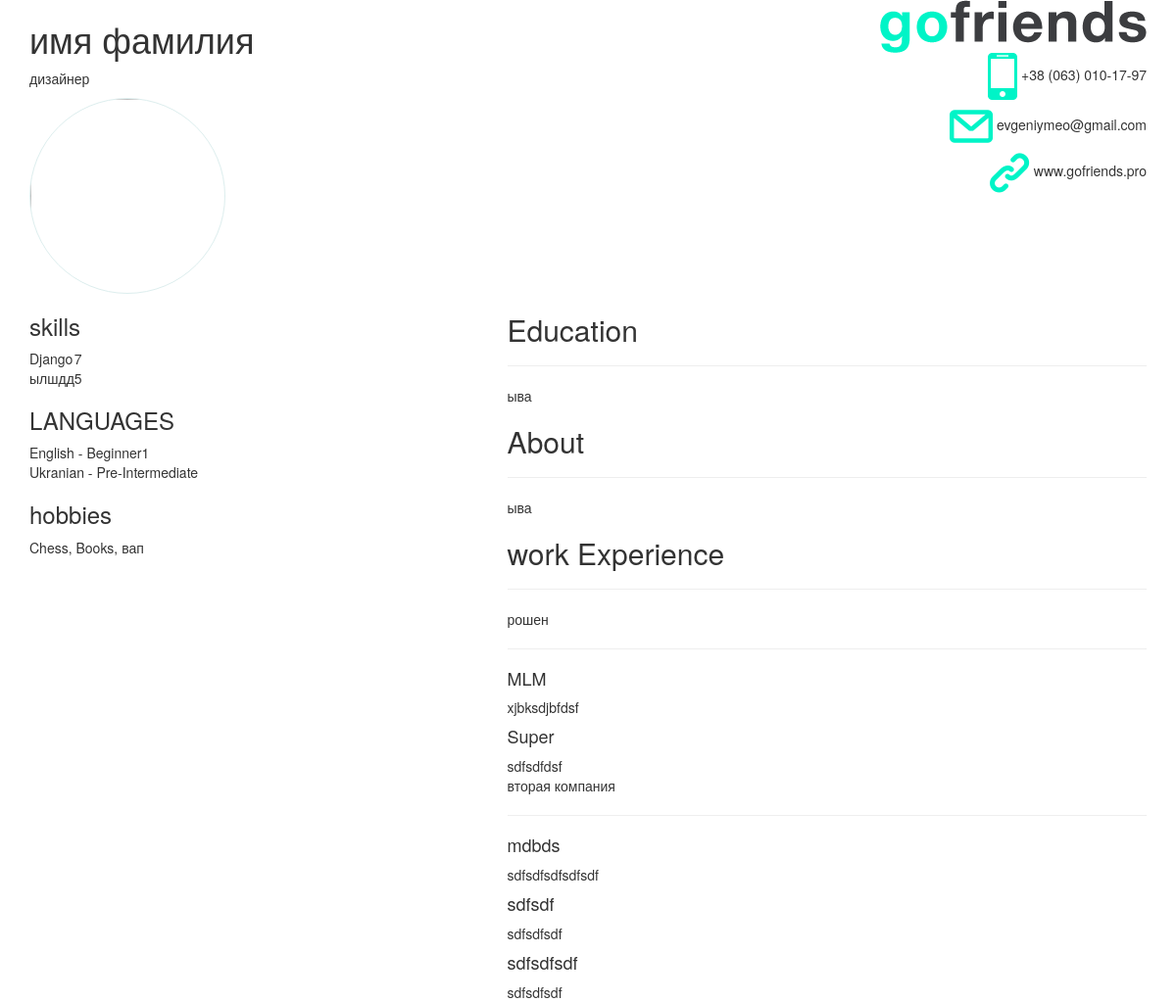
Screenshot of /users/2/ with the database file from the repository.
### profile_re/models.py (models this page shows, shortened)
class Profile(AbstractDateModel):
    user = models.OneToOneField(User, on_delete=models.CASCADE)
    avatar = models.ImageField(verbose_name='Фотография', upload_to=set_profile_image_name, blank=True, null=True, default=None)
    position = models.CharField(verbose_name='Должность', max_length=255)
    education = models.TextField(verbose_name='Образование')
    about = models.TextField(verbose_name='О себе')

class HobieUser(AbstractDateModel):
    user = models.ForeignKey(Profile, on_delete=models.CASCADE)
    hobie = models.ForeignKey(Hobie, on_delete=models.CASCADE)

class Hobie(AbstractDateModel):
    title = models.CharField(max_length=200)
    def __str__(self):
        return self.title

### skills_re/models.py (models this page shows, shortened)
class SkillLevel(AbstractDateModel):
    user = models.ForeignKey(Profile, on_delete=models.CASCADE)
    skill = models.ForeignKey(Skill, on_delete=models.CASCADE)
    level = models.CharField(choices=levels, max_length=255, blank=True, null=True)

class Skill(AbstractDateModel):
    title = models.CharField(max_length=100)
    def __str__(self):
        return self.title

class UserLanguageLevel(AbstractDateModel):
    user = models.ForeignKey(Profile, on_delete=models.CASCADE)
    language = models.ForeignKey(Language, on_delete=models.CASCADE)
    level = models.ForeignKey(LanguageLevel, on_delete=models.CASCADE)

class Language(AbstractDateModel):
    title = models.CharField(max_length=100)
    def __str__(self):
        return self.title

class LanguageLevel(AbstractDateModel):
    title = models.CharField(max_length=100)
    def __str__(self):
        return self.title

### projects_re/models.py (models this page shows, shortened)
class Company(AbstractDateModel):
    user = models.ForeignKey(Profile, on_delete=models.CASCADE)
    title = models.CharField(max_length=200)
    date_start = models.DateField()
    date_finish = models.DateField(blank=True, null=True)
    position = models.CharField(max_length=255)
    description = models.TextField()

class Project(AbstractDateModel):
    company = models.ForeignKey(Company, on_delete=models.CASCADE)
    title = models.CharField(max_length=200)
    description = models.TextField()

### profile_re/views.py (the view)
# urls.py: path('<int:pk>/', UserDetail.as_view(), name='user'),
class UserDetail(DetailView):
    template_name = 'profile_re/user.html'
    context_object_name = 'user'
    def get_object(self, queryset=None):
        return User.objects.select_related('profile').prefetch_related(
            'profile__skilllevel_set',
            'profile__userlanguagelevel_set',
            'profile__hobieuser_set',
            'profile__company_set',
        ).get(id=self.kwargs.get('pk'))

### profile_re/templates/profile_re/user.html (shortened to what this page needs)
{% extends 'base.html' %}
{% load static %}
{% block content %}
<div class="container">
    <div class="row">
        <div class="col-md-8">
            <h1 class="single__name">{{ user.get_full_name }}</h1>
            <p>{{ user.profile.position }}</p>
            <img class="avatar" src="{% if user.image %}{{ user.image.url }}{% else %}http://www.geeksinc.net/wp-content/uploads/2016/05/home-user-icon-1.png{% endif %}">
        </div>
        <div class="col-md-4" style="text-align: right;">
            <img src="{% static 'theme_first/img/logo.png' %}">
            <div class="company__info">
                <div class="company__item">
                    <p><img src="{% static 'theme_first/img/smartphone.png' %}"> +38 (063) 010-17-97</p>
                </div>
                <div class="company__item">
                    <p><img src="{% static 'theme_first/img/message-closed-envelope.png' %}"> evgeniymeo@gmail.com</p>
                </div>
                <div class="company__item">
                    <p><img src="{% static 'theme_first/img/web-link.png' %}"> www.gofriends.pro</p>
                </div>
            </div>
        </div>
    </div>
    <div class="row">
        <div class="col-md-5">
            <h3>skills</h3>
            <table>
                {% for skill in user.profile.skilllevel_set.all %}
                <tr>
                    <td>{{ skill.skill }}</td>
                    <td>{{ skill.level }}</td>
                </tr>
                {% endfor %}
            </table>
            <h3>LANGUAGES</h3>
            <table>
                {% for lang in user.profile.userlanguagelevel_set.all %}
                <tr>
                    <td>{{ lang.language }} - {{ lang.level }}</td>
                </tr>
                {% endfor %}
            </table>
            <h3>hobbies</h3>
            <table>
                <p>
                    {% for hobie in user.profile.hobieuser_set.all %}
                        {{ hobie.hobie }}{% if forloop.last %}{% else %}, {% endif %}
                    {% endfor %}
                </p>
            </table>
        </div>
        <div class="col-md-7">
            <div class="center__info">
                <h2>Education</h2>
                <hr>
                <p>{{ user.profile.education | safe }}</p>
            </div>
            <div class="center__info">
                <h2>About</h2>
                <hr>
                <p>{{ user.profile.about | safe }}</p>
            </div>
            <div class="center__info">
                <h2>work Experience</h2>
                <hr>
                {% for comp in user.profile.company_set.all %}
                <div class="company_set">
                    {{ comp.title }}
                    <hr>
                    {% for proj in comp.project_set.all %}
                    <div class="projects_set">
                        <h4>{{ proj.title }}</h4>
                        <div>{{ proj.description }}</div>
                    </div>
                    {% endfor %}
                </div>
                {% endfor %}
            </div>
        </div>
    </div>
</div>
{% endblock content %}

### profile_re/templates/profile_re/user.html (style rules this page uses)
.avatar { border-radius: 50%; width: 200px; height: 200px; border: 1px solid #dee; }

### rows the page displays
SkillLevel: skill "Django", level "7"
SkillLevel: skill "ылшдд", level "5"
UserLanguageLevel: language "English", level "Beginner1"
UserLanguageLevel: language "Ukranian", level "Pre-Intermediate"
HobieUser: hobie "Chess"
HobieUser: hobie "Books"
HobieUser: hobie "вап"
Company: title "рошен"
Project: title "MLM", description "xjbksdjbfdsf"
Project: title "Super", description "sdfsdfdsf"
Company: title "вторая компания"
Project: title "mdbds", description "sdfsdfsdfsdfsdf"
Project: title "sdfsdf", description "sdfsdfsdf"
Project: title "sdfsdfsdf", description "sdfsdfsdf"

### other values shown
{{ user.get_full_name }} "имя фамилия"
{{ user.profile.position }} "дизайнер"
{{ user.profile.education | safe }} "ыва"
{{ user.profile.about | safe }} "ыва"
